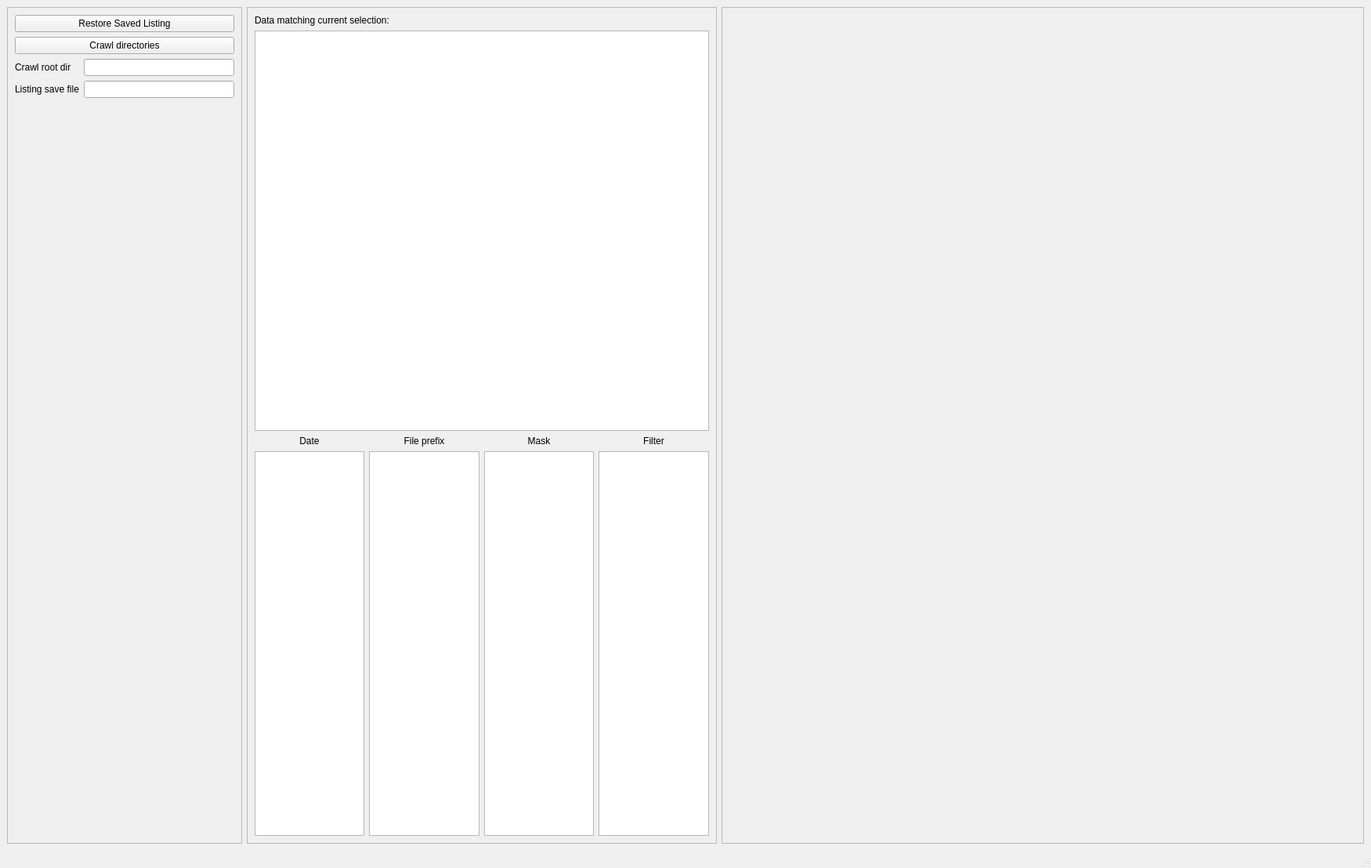
<?xml version="1.0" encoding="UTF-8"?>
<ui version="4.0">
 <class>MainWindow</class>
 <widget class="QMainWindow" name="MainWindow">
  <property name="geometry">
   <rect>
    <x>0</x>
    <y>0</y>
    <width>1750</width>
    <height>1108</height>
   </rect>
  </property>
  <property name="windowTitle">
   <string>MainWindow</string>
  </property>
  <widget class="QWidget" name="centralwidget">
   <layout class="QHBoxLayout" name="horizontalLayout">
    <item>
     <widget class="QFrame" name="frame">
      <property name="sizePolicy">
       <sizepolicy hsizetype="Preferred" vsizetype="Preferred">
        <horstretch>1</horstretch>
        <verstretch>0</verstretch>
       </sizepolicy>
      </property>
      <property name="maximumSize">
       <size>
        <width>300</width>
        <height>16777215</height>
       </size>
      </property>
      <property name="frameShape">
       <enum>QFrame::StyledPanel</enum>
      </property>
      <property name="frameShadow">
       <enum>QFrame::Raised</enum>
      </property>
      <layout class="QVBoxLayout" name="verticalLayout_2">
       <item>
        <widget class="QPushButton" name="restoreMasterlistButton">
         <property name="text">
          <string>Restore Saved Listing</string>
         </property>
        </widget>
       </item>
       <item>
        <widget class="QPushButton" name="crawlButton">
         <property name="text">
          <string>Crawl directories</string>
         </property>
        </widget>
       </item>
       <item>
        <layout class="QGridLayout" name="gridLayout_2">
         <item row="0" column="0">
          <widget class="QLabel" name="label_6">
           <property name="text">
            <string>Crawl root dir</string>
           </property>
          </widget>
         </item>
         <item row="0" column="1">
          <widget class="QLineEdit" name="crawlRootTextbox">
           <property name="sizePolicy">
            <sizepolicy hsizetype="Expanding" vsizetype="Fixed">
             <horstretch>0</horstretch>
             <verstretch>0</verstretch>
            </sizepolicy>
           </property>
           <property name="minimumSize">
            <size>
             <width>150</width>
             <height>0</height>
            </size>
           </property>
           <property name="maximumSize">
            <size>
             <width>16777215</width>
             <height>16777215</height>
            </size>
           </property>
          </widget>
         </item>
         <item row="1" column="0">
          <widget class="QLabel" name="listingSavefileTextbox">
           <property name="text">
            <string>Listing save file</string>
           </property>
          </widget>
         </item>
         <item row="1" column="1">
          <widget class="QLineEdit" name="lineEdit_2">
           <property name="minimumSize">
            <size>
             <width>150</width>
             <height>0</height>
            </size>
           </property>
          </widget>
         </item>
         <item row="2" column="1">
          <spacer name="verticalSpacer">
           <property name="orientation">
            <enum>Qt::Vertical</enum>
           </property>
           <property name="sizeHint" stdset="0">
            <size>
             <width>20</width>
             <height>40</height>
            </size>
           </property>
          </spacer>
         </item>
        </layout>
       </item>
      </layout>
     </widget>
    </item>
    <item>
     <widget class="QFrame" name="frame_3">
      <property name="maximumSize">
       <size>
        <width>600</width>
        <height>16777215</height>
       </size>
      </property>
      <property name="frameShape">
       <enum>QFrame::StyledPanel</enum>
      </property>
      <property name="frameShadow">
       <enum>QFrame::Raised</enum>
      </property>
      <layout class="QVBoxLayout" name="verticalLayout_6">
       <item>
        <widget class="QLabel" name="label_5">
         <property name="text">
          <string>Data matching current selection:</string>
         </property>
        </widget>
       </item>
       <item>
        <widget class="QListWidget" name="selectedFilesListbox">
         <property name="sizePolicy">
          <sizepolicy hsizetype="Expanding" vsizetype="Expanding">
           <horstretch>1</horstretch>
           <verstretch>0</verstretch>
          </sizepolicy>
         </property>
        </widget>
       </item>
       <item>
        <layout class="QGridLayout" name="gridLayout">
         <item row="1" column="1">
          <widget class="QListWidget" name="fnameListbox"/>
         </item>
         <item row="1" column="0">
          <widget class="QListWidget" name="dateListbox"/>
         </item>
         <item row="1" column="3">
          <widget class="QListWidget" name="filterListbox"/>
         </item>
         <item row="1" column="2">
          <widget class="QListWidget" name="maskListbox"/>
         </item>
         <item row="0" column="0">
          <widget class="QLabel" name="label">
           <property name="text">
            <string>Date</string>
           </property>
           <property name="alignment">
            <set>Qt::AlignCenter</set>
           </property>
          </widget>
         </item>
         <item row="0" column="1">
          <widget class="QLabel" name="label_2">
           <property name="text">
            <string>File prefix</string>
           </property>
           <property name="alignment">
            <set>Qt::AlignCenter</set>
           </property>
          </widget>
         </item>
         <item row="0" column="2">
          <widget class="QLabel" name="label_3">
           <property name="text">
            <string>Mask</string>
           </property>
           <property name="alignment">
            <set>Qt::AlignCenter</set>
           </property>
          </widget>
         </item>
         <item row="0" column="3">
          <widget class="QLabel" name="label_4">
           <property name="text">
            <string>Filter</string>
           </property>
           <property name="alignment">
            <set>Qt::AlignCenter</set>
           </property>
          </widget>
         </item>
        </layout>
       </item>
      </layout>
     </widget>
    </item>
    <item>
     <widget class="QFrame" name="frame_2">
      <property name="sizePolicy">
       <sizepolicy hsizetype="Expanding" vsizetype="Preferred">
        <horstretch>0</horstretch>
        <verstretch>0</verstretch>
       </sizepolicy>
      </property>
      <property name="minimumSize">
       <size>
        <width>300</width>
        <height>0</height>
       </size>
      </property>
      <property name="frameShape">
       <enum>QFrame::StyledPanel</enum>
      </property>
      <property name="frameShadow">
       <enum>QFrame::Raised</enum>
      </property>
      <layout class="QVBoxLayout" name="verticalLayout">
       <item>
        <widget class="QWidget" name="mplWindow1" native="true">
         <layout class="QVBoxLayout" name="mplLayout1"/>
        </widget>
       </item>
       <item>
        <widget class="QWidget" name="mplWindow2" native="true">
         <layout class="QVBoxLayout" name="mplLayout2"/>
        </widget>
       </item>
      </layout>
     </widget>
    </item>
   </layout>
  </widget>
  <widget class="QMenuBar" name="menubar">
   <property name="enabled">
    <bool>false</bool>
   </property>
   <property name="geometry">
    <rect>
     <x>0</x>
     <y>0</y>
     <width>1750</width>
     <height>22</height>
    </rect>
   </property>
  </widget>
  <widget class="QStatusBar" name="statusbar"/>
 </widget>
 <resources/>
 <connections/>
</ui>
